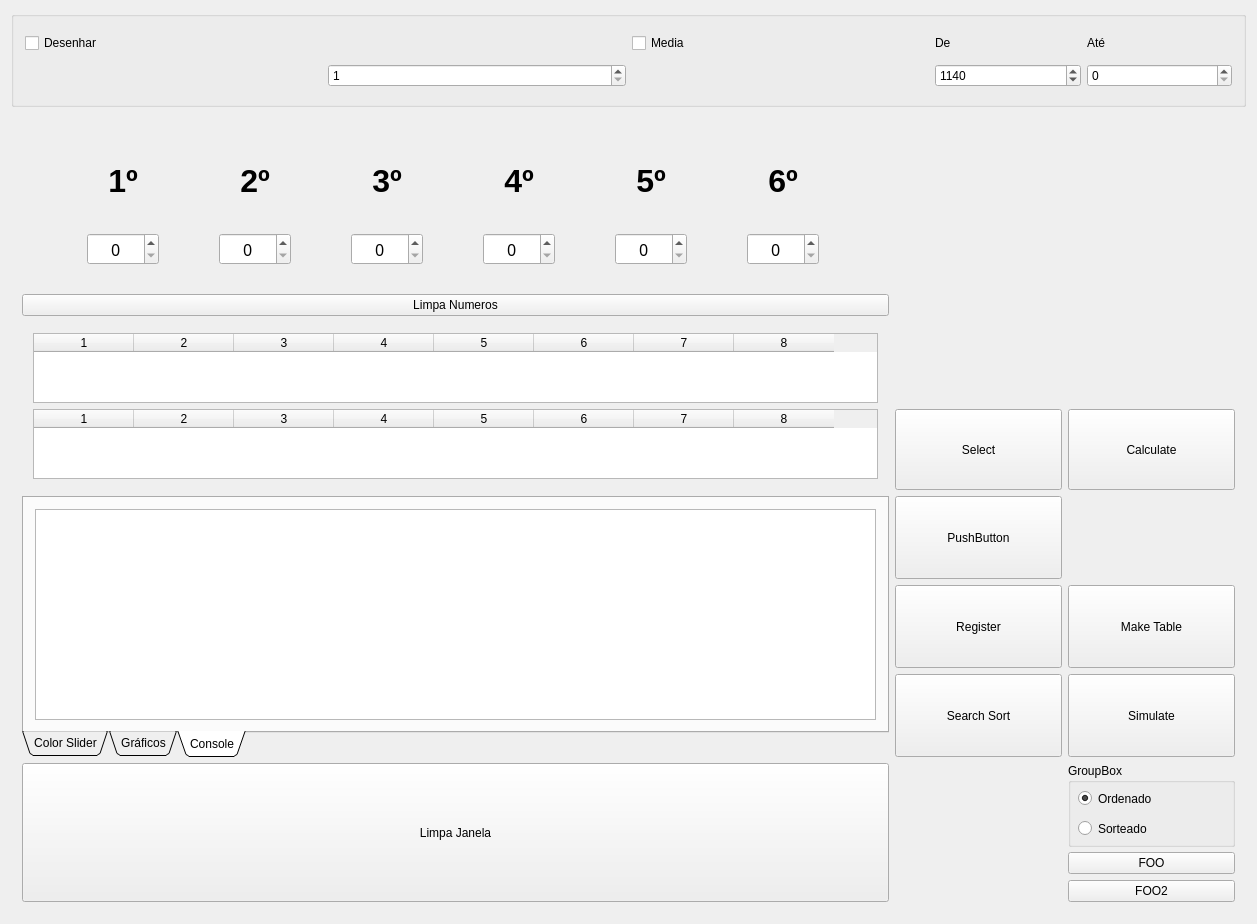
<?xml version="1.0" encoding="UTF-8"?>
<ui version="4.0">
 <class>ColorSlider</class>
 <widget class="QWidget" name="ColorSlider">
  <property name="geometry">
   <rect>
    <x>0</x>
    <y>0</y>
    <width>1257</width>
    <height>924</height>
   </rect>
  </property>
  <property name="sizePolicy">
   <sizepolicy hsizetype="Maximum" vsizetype="Maximum">
    <horstretch>0</horstretch>
    <verstretch>0</verstretch>
   </sizepolicy>
  </property>
  <property name="minimumSize">
   <size>
    <width>480</width>
    <height>360</height>
   </size>
  </property>
  <property name="windowTitle">
   <string>ColorSlider</string>
  </property>
  <property name="windowIcon">
   <iconset resource="images.qrc">
    <normaloff>:/images/t2.ico</normaloff>:/images/t2.ico</iconset>
  </property>
  <layout class="QVBoxLayout" name="verticalLayout_4">
   <item>
    <widget class="QGroupBox" name="grpBox">
     <property name="minimumSize">
      <size>
       <width>0</width>
       <height>96</height>
      </size>
     </property>
     <layout class="QHBoxLayout" name="horizontalLayout">
      <item>
       <layout class="QGridLayout" name="gridLayout_3">
        <item row="14" column="8">
         <widget class="QSpinBox" name="spnColumn">
          <property name="minimumSize">
           <size>
            <width>78</width>
            <height>0</height>
           </size>
          </property>
          <property name="minimum">
           <number>1</number>
          </property>
          <property name="maximum">
           <number>6</number>
          </property>
         </widget>
        </item>
        <item row="3" column="10">
         <layout class="QHBoxLayout" name="horizontalLayout_4">
          <item>
           <widget class="QLabel" name="lblFrom">
            <property name="text">
             <string>&lt;html&gt;&lt;head/&gt;&lt;body&gt;&lt;p&gt;De&lt;/p&gt;&lt;/body&gt;&lt;/html&gt;</string>
            </property>
           </widget>
          </item>
          <item>
           <widget class="QLabel" name="lblTo">
            <property name="text">
             <string>Até</string>
            </property>
           </widget>
          </item>
         </layout>
        </item>
        <item row="14" column="10">
         <layout class="QHBoxLayout" name="horizontalLayout_3">
          <item>
           <widget class="QSpinBox" name="spnFrom">
            <property name="minimumSize">
             <size>
              <width>64</width>
              <height>0</height>
             </size>
            </property>
            <property name="maximum">
             <number>2000</number>
            </property>
            <property name="value">
             <number>1140</number>
            </property>
           </widget>
          </item>
          <item>
           <widget class="QSpinBox" name="spnTo">
            <property name="minimumSize">
             <size>
              <width>64</width>
              <height>0</height>
             </size>
            </property>
           </widget>
          </item>
         </layout>
        </item>
        <item row="3" column="8">
         <widget class="QLabel" name="lblTurn">
          <property name="font">
           <font>
            <family>Arial Black</family>
            <pointsize>12</pointsize>
           </font>
          </property>
          <property name="text">
           <string/>
          </property>
         </widget>
        </item>
        <item row="3" column="9">
         <widget class="QCheckBox" name="chkIsMean">
          <property name="text">
           <string>Media</string>
          </property>
         </widget>
        </item>
        <item row="3" column="0">
         <widget class="QCheckBox" name="chkIsDrawable">
          <property name="text">
           <string>Desenhar</string>
          </property>
         </widget>
        </item>
       </layout>
      </item>
     </layout>
    </widget>
   </item>
   <item>
    <widget class="QWidget" name="widget" native="true">
     <property name="sizePolicy">
      <sizepolicy hsizetype="Expanding" vsizetype="Expanding">
       <horstretch>0</horstretch>
       <verstretch>0</verstretch>
      </sizepolicy>
     </property>
     <layout class="QGridLayout" name="gridLayout_4">
      <item row="0" column="2" rowspan="4" colspan="2">
       <widget class="QWidget" name="wdgNumPad" native="true">
        <property name="minimumSize">
         <size>
          <width>340</width>
          <height>0</height>
         </size>
        </property>
       </widget>
      </item>
      <item row="7" column="3">
       <widget class="QPushButton" name="btnSimulate">
        <property name="sizePolicy">
         <sizepolicy hsizetype="Minimum" vsizetype="Preferred">
          <horstretch>0</horstretch>
          <verstretch>0</verstretch>
         </sizepolicy>
        </property>
        <property name="text">
         <string>Simulate</string>
        </property>
       </widget>
      </item>
      <item row="6" column="3">
       <widget class="QPushButton" name="btnMake">
        <property name="sizePolicy">
         <sizepolicy hsizetype="Minimum" vsizetype="Preferred">
          <horstretch>0</horstretch>
          <verstretch>0</verstretch>
         </sizepolicy>
        </property>
        <property name="text">
         <string>Make Table</string>
        </property>
       </widget>
      </item>
      <item row="2" column="0">
       <widget class="QPushButton" name="pushButton_2">
        <property name="text">
         <string>Limpa Numeros</string>
        </property>
       </widget>
      </item>
      <item row="5" column="2">
       <widget class="QPushButton" name="pushButton">
        <property name="sizePolicy">
         <sizepolicy hsizetype="Minimum" vsizetype="Preferred">
          <horstretch>0</horstretch>
          <verstretch>0</verstretch>
         </sizepolicy>
        </property>
        <property name="text">
         <string>PushButton</string>
        </property>
       </widget>
      </item>
      <item row="8" column="0" rowspan="3">
       <widget class="QPushButton" name="btnClearOutput">
        <property name="sizePolicy">
         <sizepolicy hsizetype="Minimum" vsizetype="Preferred">
          <horstretch>0</horstretch>
          <verstretch>0</verstretch>
         </sizepolicy>
        </property>
        <property name="maximumSize">
         <size>
          <width>16777215</width>
          <height>256</height>
         </size>
        </property>
        <property name="text">
         <string>Limpa Janela</string>
        </property>
        <property name="checkable">
         <bool>false</bool>
        </property>
        <property name="checked">
         <bool>false</bool>
        </property>
       </widget>
      </item>
      <item row="7" column="2">
       <widget class="QPushButton" name="btn_automate">
        <property name="sizePolicy">
         <sizepolicy hsizetype="Minimum" vsizetype="Preferred">
          <horstretch>0</horstretch>
          <verstretch>0</verstretch>
         </sizepolicy>
        </property>
        <property name="text">
         <string>Search Sort</string>
        </property>
       </widget>
      </item>
      <item row="3" column="0" rowspan="2">
       <widget class="QFrame" name="tableFrame">
        <layout class="QGridLayout" name="gridLayout_5">
         <item row="0" column="0">
          <widget class="QTableWidget" name="tableUnOrdered">
           <property name="minimumSize">
            <size>
             <width>0</width>
             <height>0</height>
            </size>
           </property>
           <property name="maximumSize">
            <size>
             <width>16777215</width>
             <height>16777215</height>
            </size>
           </property>
           <property name="editTriggers">
            <set>QAbstractItemView::AnyKeyPressed|QAbstractItemView::DoubleClicked|QAbstractItemView::EditKeyPressed</set>
           </property>
           <property name="gridStyle">
            <enum>Qt::SolidLine</enum>
           </property>
           <property name="rowCount">
            <number>0</number>
           </property>
           <property name="columnCount">
            <number>8</number>
           </property>
           <column/>
           <column/>
           <column/>
           <column/>
           <column/>
           <column/>
           <column/>
           <column/>
          </widget>
         </item>
         <item row="1" column="0">
          <widget class="QTableWidget" name="tableOrdered">
           <property name="rowCount">
            <number>0</number>
           </property>
           <property name="columnCount">
            <number>8</number>
           </property>
           <column/>
           <column/>
           <column/>
           <column/>
           <column/>
           <column/>
           <column/>
           <column/>
          </widget>
         </item>
        </layout>
       </widget>
      </item>
      <item row="8" column="3">
       <widget class="QGroupBox" name="groupBox">
        <property name="sizePolicy">
         <sizepolicy hsizetype="Preferred" vsizetype="Fixed">
          <horstretch>0</horstretch>
          <verstretch>0</verstretch>
         </sizepolicy>
        </property>
        <property name="minimumSize">
         <size>
          <width>0</width>
          <height>84</height>
         </size>
        </property>
        <property name="title">
         <string>GroupBox</string>
        </property>
        <widget class="QRadioButton" name="radAsIs">
         <property name="geometry">
          <rect>
           <x>10</x>
           <y>50</y>
           <width>82</width>
           <height>31</height>
          </rect>
         </property>
         <property name="text">
          <string>Sorteado</string>
         </property>
        </widget>
        <widget class="QRadioButton" name="radOrdered">
         <property name="geometry">
          <rect>
           <x>10</x>
           <y>20</y>
           <width>82</width>
           <height>31</height>
          </rect>
         </property>
         <property name="text">
          <string>Ordenado</string>
         </property>
         <property name="checked">
          <bool>true</bool>
         </property>
        </widget>
       </widget>
      </item>
      <item row="6" column="2">
       <widget class="QPushButton" name="btnRegister">
        <property name="sizePolicy">
         <sizepolicy hsizetype="Minimum" vsizetype="Preferred">
          <horstretch>0</horstretch>
          <verstretch>0</verstretch>
         </sizepolicy>
        </property>
        <property name="text">
         <string>Register</string>
        </property>
       </widget>
      </item>
      <item row="5" column="0" rowspan="3">
       <widget class="QTabWidget" name="tabObject">
        <property name="layoutDirection">
         <enum>Qt::LeftToRight</enum>
        </property>
        <property name="tabPosition">
         <enum>QTabWidget::South</enum>
        </property>
        <property name="tabShape">
         <enum>QTabWidget::Triangular</enum>
        </property>
        <property name="currentIndex">
         <number>2</number>
        </property>
        <property name="iconSize">
         <size>
          <width>32</width>
          <height>32</height>
         </size>
        </property>
        <widget class="QWidget" name="tab">
         <attribute name="title">
          <string>Color Slider</string>
         </attribute>
         <layout class="QHBoxLayout" name="horizontalLayout_2">
          <item>
           <widget class="QFrame" name="verticalFrame">
            <property name="sizePolicy">
             <sizepolicy hsizetype="Expanding" vsizetype="Expanding">
              <horstretch>0</horstretch>
              <verstretch>0</verstretch>
             </sizepolicy>
            </property>
            <property name="minimumSize">
             <size>
              <width>480</width>
              <height>360</height>
             </size>
            </property>
            <layout class="QVBoxLayout" name="verticalLayout">
             <property name="sizeConstraint">
              <enum>QLayout::SetMinimumSize</enum>
             </property>
             <property name="leftMargin">
              <number>2</number>
             </property>
             <property name="topMargin">
              <number>2</number>
             </property>
             <property name="rightMargin">
              <number>2</number>
             </property>
             <property name="bottomMargin">
              <number>2</number>
             </property>
             <item>
              <widget class="QLabel" name="label">
               <property name="minimumSize">
                <size>
                 <width>42</width>
                 <height>42</height>
                </size>
               </property>
               <property name="text">
                <string>TextLabel</string>
               </property>
              </widget>
             </item>
             <item>
              <widget class="QSlider" name="horizontalSlider">
               <property name="orientation">
                <enum>Qt::Horizontal</enum>
               </property>
              </widget>
             </item>
            </layout>
           </widget>
          </item>
         </layout>
        </widget>
        <widget class="QWidget" name="tab_4">
         <attribute name="title">
          <string>Gráficos</string>
         </attribute>
         <layout class="QVBoxLayout" name="verticalLayout_2">
          <item>
           <widget class="QFrame" name="verticalFrame">
            <layout class="QGridLayout" name="gridLayout">
             <item row="1" column="1">
              <widget class="QSpinBox" name="spnQuadrant2">
               <property name="minimum">
                <number>1</number>
               </property>
               <property name="maximum">
                <number>4</number>
               </property>
               <property name="value">
                <number>2</number>
               </property>
              </widget>
             </item>
             <item row="0" column="1">
              <widget class="QSpinBox" name="spnQuadrant1">
               <property name="minimum">
                <number>1</number>
               </property>
               <property name="maximum">
                <number>4</number>
               </property>
               <property name="value">
                <number>2</number>
               </property>
              </widget>
             </item>
             <item row="2" column="1">
              <widget class="QSpinBox" name="spnQuadrant3">
               <property name="minimum">
                <number>1</number>
               </property>
               <property name="maximum">
                <number>4</number>
               </property>
               <property name="value">
                <number>3</number>
               </property>
              </widget>
             </item>
             <item row="3" column="1">
              <widget class="QSpinBox" name="spnQuadrant4">
               <property name="minimum">
                <number>1</number>
               </property>
               <property name="maximum">
                <number>4</number>
               </property>
               <property name="value">
                <number>3</number>
               </property>
              </widget>
             </item>
             <item row="4" column="1">
              <widget class="QSpinBox" name="spnQuadrant5">
               <property name="minimum">
                <number>1</number>
               </property>
               <property name="maximum">
                <number>4</number>
               </property>
               <property name="value">
                <number>4</number>
               </property>
              </widget>
             </item>
             <item row="0" column="0" rowspan="7">
              <widget class="QCustomPlot" name="plot" native="true"/>
             </item>
             <item row="5" column="1">
              <widget class="QSpinBox" name="spnQuadrant6">
               <property name="maximumSize">
                <size>
                 <width>100</width>
                 <height>16777215</height>
                </size>
               </property>
               <property name="minimum">
                <number>1</number>
               </property>
               <property name="value">
                <number>4</number>
               </property>
              </widget>
             </item>
            </layout>
           </widget>
          </item>
          <item>
           <widget class="QScrollBar" name="horizontalScrollBar">
            <property name="orientation">
             <enum>Qt::Horizontal</enum>
            </property>
           </widget>
          </item>
         </layout>
        </widget>
        <widget class="QWidget" name="tab_2">
         <attribute name="title">
          <string>Console</string>
         </attribute>
         <layout class="QVBoxLayout" name="verticalLayout_3">
          <item>
           <widget class="QTextBrowser" name="textOutput">
            <property name="sizePolicy">
             <sizepolicy hsizetype="Preferred" vsizetype="Preferred">
              <horstretch>0</horstretch>
              <verstretch>0</verstretch>
             </sizepolicy>
            </property>
           </widget>
          </item>
         </layout>
        </widget>
       </widget>
      </item>
      <item row="10" column="3">
       <widget class="QPushButton" name="btnFoo_2">
        <property name="sizePolicy">
         <sizepolicy hsizetype="Minimum" vsizetype="Preferred">
          <horstretch>0</horstretch>
          <verstretch>0</verstretch>
         </sizepolicy>
        </property>
        <property name="text">
         <string>FOO2</string>
        </property>
       </widget>
      </item>
      <item row="4" column="3">
       <widget class="QPushButton" name="btnCalculate">
        <property name="sizePolicy">
         <sizepolicy hsizetype="Minimum" vsizetype="Preferred">
          <horstretch>0</horstretch>
          <verstretch>0</verstretch>
         </sizepolicy>
        </property>
        <property name="text">
         <string>Calculate</string>
        </property>
       </widget>
      </item>
      <item row="4" column="2">
       <widget class="QPushButton" name="btnSelect">
        <property name="sizePolicy">
         <sizepolicy hsizetype="Minimum" vsizetype="Preferred">
          <horstretch>0</horstretch>
          <verstretch>0</verstretch>
         </sizepolicy>
        </property>
        <property name="text">
         <string>Select</string>
        </property>
       </widget>
      </item>
      <item row="9" column="3">
       <widget class="QPushButton" name="btnFoo">
        <property name="sizePolicy">
         <sizepolicy hsizetype="Minimum" vsizetype="Preferred">
          <horstretch>0</horstretch>
          <verstretch>0</verstretch>
         </sizepolicy>
        </property>
        <property name="text">
         <string>FOO</string>
        </property>
       </widget>
      </item>
      <item row="0" column="0" rowspan="2">
       <widget class="QFrame" name="frame">
        <property name="sizePolicy">
         <sizepolicy hsizetype="Expanding" vsizetype="Expanding">
          <horstretch>0</horstretch>
          <verstretch>0</verstretch>
         </sizepolicy>
        </property>
        <property name="minimumSize">
         <size>
          <width>0</width>
          <height>164</height>
         </size>
        </property>
        <property name="maximumSize">
         <size>
          <width>16777215</width>
          <height>320</height>
         </size>
        </property>
        <layout class="QGridLayout" name="gridLayout_2">
         <item row="0" column="2">
          <widget class="ClickableQLabel" name="greenLabel">
           <property name="minimumSize">
            <size>
             <width>24</width>
             <height>24</height>
            </size>
           </property>
           <property name="maximumSize">
            <size>
             <width>72</width>
             <height>72</height>
            </size>
           </property>
           <property name="font">
            <font>
             <pointsize>24</pointsize>
             <weight>75</weight>
             <bold>true</bold>
            </font>
           </property>
           <property name="styleSheet">
            <string notr="true">background: transparent;
background-image: url(:/images/greenBall_on.png);</string>
           </property>
           <property name="text">
            <string>2º</string>
           </property>
           <property name="alignment">
            <set>Qt::AlignCenter</set>
           </property>
          </widget>
         </item>
         <item row="1" column="4">
          <widget class="QSpinBox" name="spinBox_4">
           <property name="sizePolicy">
            <sizepolicy hsizetype="Preferred" vsizetype="Fixed">
             <horstretch>0</horstretch>
             <verstretch>0</verstretch>
            </sizepolicy>
           </property>
           <property name="font">
            <font>
             <family>Arial Black</family>
             <pointsize>12</pointsize>
            </font>
           </property>
           <property name="alignment">
            <set>Qt::AlignCenter</set>
           </property>
           <property name="minimum">
            <number>0</number>
           </property>
           <property name="maximum">
            <number>60</number>
           </property>
           <property name="value">
            <number>0</number>
           </property>
          </widget>
         </item>
         <item row="0" column="5">
          <widget class="ClickableQLabel" name="magentaLabel">
           <property name="minimumSize">
            <size>
             <width>24</width>
             <height>24</height>
            </size>
           </property>
           <property name="maximumSize">
            <size>
             <width>72</width>
             <height>72</height>
            </size>
           </property>
           <property name="font">
            <font>
             <pointsize>24</pointsize>
             <weight>75</weight>
             <bold>true</bold>
            </font>
           </property>
           <property name="styleSheet">
            <string notr="true">background: transparent;
background-image: url(:/images/magentaBall_on.png);</string>
           </property>
           <property name="text">
            <string>5º</string>
           </property>
           <property name="alignment">
            <set>Qt::AlignCenter</set>
           </property>
          </widget>
         </item>
         <item row="0" column="4">
          <widget class="ClickableQLabel" name="cyanLabel">
           <property name="minimumSize">
            <size>
             <width>24</width>
             <height>24</height>
            </size>
           </property>
           <property name="maximumSize">
            <size>
             <width>72</width>
             <height>72</height>
            </size>
           </property>
           <property name="font">
            <font>
             <pointsize>24</pointsize>
             <weight>75</weight>
             <bold>true</bold>
            </font>
           </property>
           <property name="styleSheet">
            <string notr="true">background: transparent;
background-image: url(:/images/cyanBall_on.png);</string>
           </property>
           <property name="text">
            <string>4º</string>
           </property>
           <property name="alignment">
            <set>Qt::AlignCenter</set>
           </property>
          </widget>
         </item>
         <item row="1" column="2">
          <widget class="QSpinBox" name="spinBox_2">
           <property name="sizePolicy">
            <sizepolicy hsizetype="Preferred" vsizetype="Fixed">
             <horstretch>0</horstretch>
             <verstretch>0</verstretch>
            </sizepolicy>
           </property>
           <property name="font">
            <font>
             <family>Arial Black</family>
             <pointsize>12</pointsize>
            </font>
           </property>
           <property name="alignment">
            <set>Qt::AlignCenter</set>
           </property>
           <property name="minimum">
            <number>0</number>
           </property>
           <property name="maximum">
            <number>60</number>
           </property>
           <property name="value">
            <number>0</number>
           </property>
          </widget>
         </item>
         <item row="1" column="5">
          <widget class="QSpinBox" name="spinBox_5">
           <property name="sizePolicy">
            <sizepolicy hsizetype="Preferred" vsizetype="Fixed">
             <horstretch>0</horstretch>
             <verstretch>0</verstretch>
            </sizepolicy>
           </property>
           <property name="font">
            <font>
             <family>Arial Black</family>
             <pointsize>12</pointsize>
            </font>
           </property>
           <property name="alignment">
            <set>Qt::AlignCenter</set>
           </property>
           <property name="minimum">
            <number>0</number>
           </property>
           <property name="maximum">
            <number>60</number>
           </property>
           <property name="value">
            <number>0</number>
           </property>
          </widget>
         </item>
         <item row="0" column="3">
          <widget class="ClickableQLabel" name="blueLabel">
           <property name="minimumSize">
            <size>
             <width>24</width>
             <height>24</height>
            </size>
           </property>
           <property name="maximumSize">
            <size>
             <width>72</width>
             <height>72</height>
            </size>
           </property>
           <property name="font">
            <font>
             <pointsize>24</pointsize>
             <weight>75</weight>
             <bold>true</bold>
             <strikeout>false</strikeout>
             <kerning>true</kerning>
            </font>
           </property>
           <property name="styleSheet">
            <string notr="true">background: transparent;
background-image: url(:/images/blueBall_on.png);</string>
           </property>
           <property name="text">
            <string>3º</string>
           </property>
           <property name="alignment">
            <set>Qt::AlignCenter</set>
           </property>
          </widget>
         </item>
         <item row="1" column="3">
          <widget class="QSpinBox" name="spinBox_3">
           <property name="sizePolicy">
            <sizepolicy hsizetype="Preferred" vsizetype="Fixed">
             <horstretch>0</horstretch>
             <verstretch>0</verstretch>
            </sizepolicy>
           </property>
           <property name="font">
            <font>
             <family>Arial Black</family>
             <pointsize>12</pointsize>
            </font>
           </property>
           <property name="frame">
            <bool>true</bool>
           </property>
           <property name="alignment">
            <set>Qt::AlignCenter</set>
           </property>
           <property name="buttonSymbols">
            <enum>QAbstractSpinBox::UpDownArrows</enum>
           </property>
           <property name="accelerated">
            <bool>false</bool>
           </property>
           <property name="minimum">
            <number>0</number>
           </property>
           <property name="maximum">
            <number>60</number>
           </property>
           <property name="value">
            <number>0</number>
           </property>
          </widget>
         </item>
         <item row="0" column="0">
          <widget class="ClickableQLabel" name="redLabel">
           <property name="sizePolicy">
            <sizepolicy hsizetype="Expanding" vsizetype="Expanding">
             <horstretch>0</horstretch>
             <verstretch>0</verstretch>
            </sizepolicy>
           </property>
           <property name="minimumSize">
            <size>
             <width>24</width>
             <height>24</height>
            </size>
           </property>
           <property name="maximumSize">
            <size>
             <width>72</width>
             <height>72</height>
            </size>
           </property>
           <property name="font">
            <font>
             <pointsize>24</pointsize>
             <weight>75</weight>
             <bold>true</bold>
            </font>
           </property>
           <property name="autoFillBackground">
            <bool>false</bool>
           </property>
           <property name="styleSheet">
            <string notr="true">background: transparent;
background-image: url(:/images/redBall_on.png);</string>
           </property>
           <property name="text">
            <string>1º</string>
           </property>
           <property name="alignment">
            <set>Qt::AlignCenter</set>
           </property>
          </widget>
         </item>
         <item row="1" column="0">
          <widget class="QSpinBox" name="spinBox">
           <property name="sizePolicy">
            <sizepolicy hsizetype="Preferred" vsizetype="Fixed">
             <horstretch>0</horstretch>
             <verstretch>0</verstretch>
            </sizepolicy>
           </property>
           <property name="font">
            <font>
             <family>Arial Black</family>
             <pointsize>12</pointsize>
            </font>
           </property>
           <property name="wrapping">
            <bool>false</bool>
           </property>
           <property name="frame">
            <bool>true</bool>
           </property>
           <property name="alignment">
            <set>Qt::AlignCenter</set>
           </property>
           <property name="correctionMode">
            <enum>QAbstractSpinBox::CorrectToPreviousValue</enum>
           </property>
           <property name="showGroupSeparator" stdset="0">
            <bool>false</bool>
           </property>
           <property name="minimum">
            <number>0</number>
           </property>
           <property name="maximum">
            <number>60</number>
           </property>
           <property name="value">
            <number>0</number>
           </property>
          </widget>
         </item>
         <item row="0" column="6">
          <widget class="ClickableQLabel" name="yellowLabel">
           <property name="minimumSize">
            <size>
             <width>24</width>
             <height>24</height>
            </size>
           </property>
           <property name="maximumSize">
            <size>
             <width>72</width>
             <height>72</height>
            </size>
           </property>
           <property name="font">
            <font>
             <pointsize>24</pointsize>
             <weight>75</weight>
             <bold>true</bold>
            </font>
           </property>
           <property name="styleSheet">
            <string notr="true">background: transparent;
background-image: url(:/images/yellowBall_on.png);</string>
           </property>
           <property name="text">
            <string>6º</string>
           </property>
           <property name="alignment">
            <set>Qt::AlignCenter</set>
           </property>
          </widget>
         </item>
         <item row="1" column="6">
          <widget class="QSpinBox" name="spinBox_6">
           <property name="sizePolicy">
            <sizepolicy hsizetype="Preferred" vsizetype="Fixed">
             <horstretch>0</horstretch>
             <verstretch>0</verstretch>
            </sizepolicy>
           </property>
           <property name="font">
            <font>
             <family>Arial Black</family>
             <pointsize>12</pointsize>
            </font>
           </property>
           <property name="alignment">
            <set>Qt::AlignCenter</set>
           </property>
           <property name="minimum">
            <number>0</number>
           </property>
           <property name="maximum">
            <number>60</number>
           </property>
           <property name="value">
            <number>0</number>
           </property>
          </widget>
         </item>
        </layout>
       </widget>
      </item>
     </layout>
    </widget>
   </item>
  </layout>
 </widget>
 <layoutdefault spacing="6" margin="11"/>
 <customwidgets>
  <customwidget>
   <class>QCustomPlot</class>
   <extends>QWidget</extends>
   <header>qcustomplot.h</header>
   <container>1</container>
  </customwidget>
  <customwidget>
   <class>ClickableQLabel</class>
   <extends>QLabel</extends>
   <header location="global">clickableqlabel.h</header>
  </customwidget>
 </customwidgets>
 <resources>
  <include location="images.qrc"/>
 </resources>
 <connections/>
</ui>
